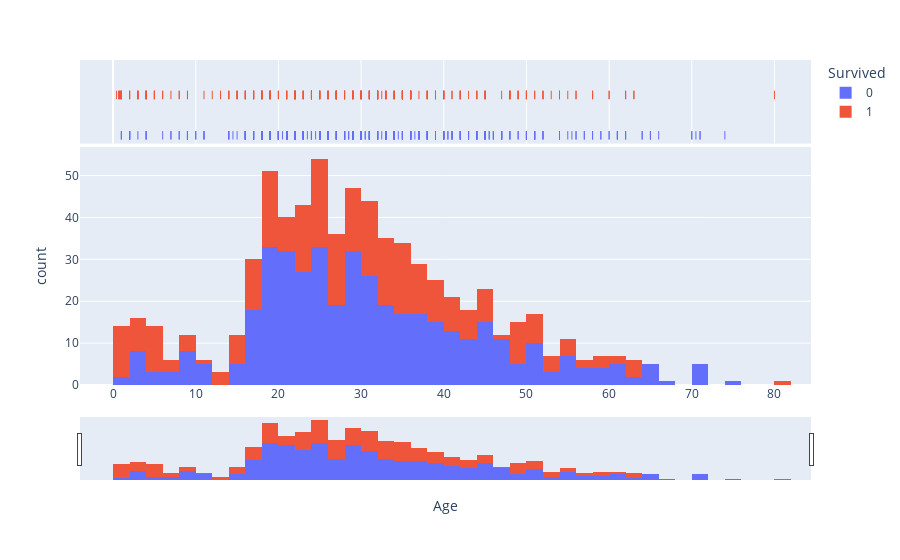

Notebook code cell kept with this figure:
### Code cell
fig = px.histogram(
    df_train,
    x=age,
    color=survived,
    marginal="rug", 
    nbins=50,
    hover_data=df_train.columns,
)
fig.update_layout(
    go.Layout(
        xaxis = dict(rangeslider={'visible': True}),
    )
)
plotly.offline.iplot(fig)

### Figure 1 — Plotly figure (JSON) as saved in the notebook; plotly's stock layout.template omitted (floating-point values rounded to 4 significant figures; data arrays with more than 128 entries replaced by an {"elided": "..."} marker saying what was removed)
{"data": [{"alignmentgroup": "True", "bingroup": "x", "hovertemplate": "Survived=0<br>Age=%{x}<br>count=%{y}<extra></extra>", "legendgroup": "0", "marker": {"color": "#636efa"}, "name": "0", "nbinsx": 50, "offsetgroup": "0", "orientation": "v", "showlegend": true, "type": "histogram", "x": {"elided": "549 float values"}, "xaxis": "x", "yaxis": "y"}, {"alignmentgroup": "True", "boxpoints": "all", "customdata": {"elided": "549x12 mixed values"}, "fillcolor": "rgba(255,255,255,0)", "hoveron": "points", "hovertemplate": "Survived=%{customdata[1]}<br>Age=%{customdata[5]}<br>PassengerId=%{customdata[0]}<br>Pclass=%{customdata[2]}<br>Name=%{customdata[3]}<br>Sex=%{customdata[4]}<br>SibSp=%{customdata[6]}<br>Parch=%{customdata[7]}<br>Ticket=%{customdata[8]}<br>Fare=%{customdata[9]}<br>Cabin=%{customdata[10]}<br>Embarked=%{customdata[11]}<extra></extra>", "jitter": 0, "legendgroup": "0", "line": {"color": "rgba(255,255,255,0)"}, "marker": {"color": "#636efa", "symbol": "line-ns-open"}, "name": "0", "offsetgroup": "0", "showlegend": false, "type": "box", "x": {"elided": "549 float values"}, "xaxis": "x2", "yaxis": "y2"}, {"alignmentgroup": "True", "bingroup": "x", "hovertemplate": "Survived=1<br>Age=%{x}<br>count=%{y}<extra></extra>", "legendgroup": "1", "marker": {"color": "#EF553B"}, "name": "1", "nbinsx": 50, "offsetgroup": "1", "orientation": "v", "showlegend": true, "type": "histogram", "x": {"elided": "342 float values"}, "xaxis": "x", "yaxis": "y"}, {"alignmentgroup": "True", "boxpoints": "all", "customdata": {"elided": "342x12 mixed values"}, "fillcolor": "rgba(255,255,255,0)", "hoveron": "points", "hovertemplate": "Survived=%{customdata[1]}<br>Age=%{customdata[5]}<br>PassengerId=%{customdata[0]}<br>Pclass=%{customdata[2]}<br>Name=%{customdata[3]}<br>Sex=%{customdata[4]}<br>SibSp=%{customdata[6]}<br>Parch=%{customdata[7]}<br>Ticket=%{customdata[8]}<br>Fare=%{customdata[9]}<br>Cabin=%{customdata[10]}<br>Embarked=%{customdata[11]}<extra></extra>", "jitter": 0, "legendgroup": "1", "line": {"color": "rgba(255,255,255,0)"}, "marker": {"color": "#EF553B", "symbol": "line-ns-open"}, "name": "1", "offsetgroup": "1", "showlegend": false, "type": "box", "x": {"elided": "342 float values"}, "xaxis": "x2", "yaxis": "y2"}], "layout": {"autosize": true, "barmode": "relative", "legend": {"title": {"text": "Survived"}, "tracegroupgap": 0}, "margin": {"t": 60}, "xaxis": {"anchor": "y", "autorange": true, "domain": [0, 1], "range": [-4.001, 84.42], "rangeslider": {"autorange": true, "range": [-4.001, 84.42], "visible": true, "yaxis": {"_template": null, "rangemode": "match"}}, "title": {"text": "Age"}, "type": "linear"}, "xaxis2": {"anchor": "y2", "autorange": true, "domain": [0, 1], "matches": "x", "range": [-4.001, 84.42], "showgrid": true, "showticklabels": false, "type": "linear"}, "yaxis": {"anchor": "x", "autorange": true, "domain": [0, 0.7326], "range": [0, 56.84], "title": {"text": "count"}}, "yaxis2": {"anchor": "x2", "autorange": true, "domain": [0.7426, 1], "matches": "y2", "range": [-0.6063, 1.5], "showgrid": false, "showline": false, "showticklabels": false, "ticks": "", "type": "linear"}}}
